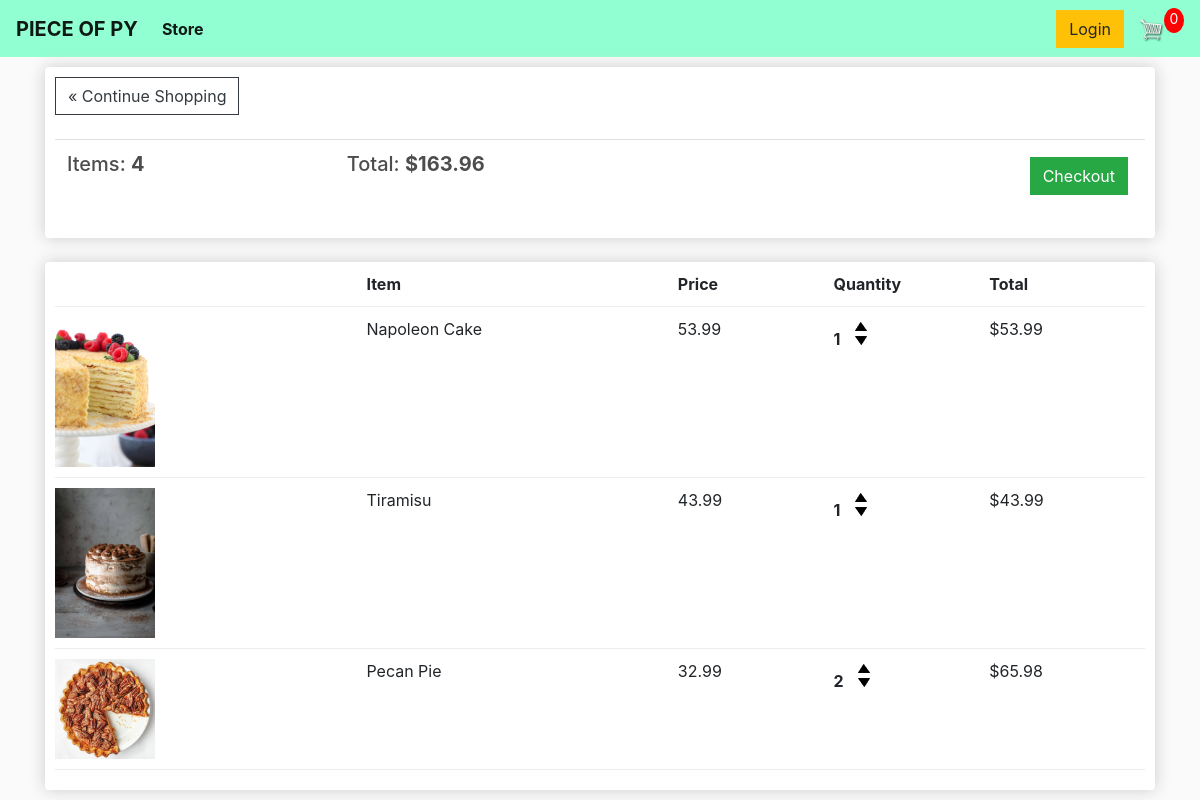
The page /cart/ (signed in) on the database as committed earlier.
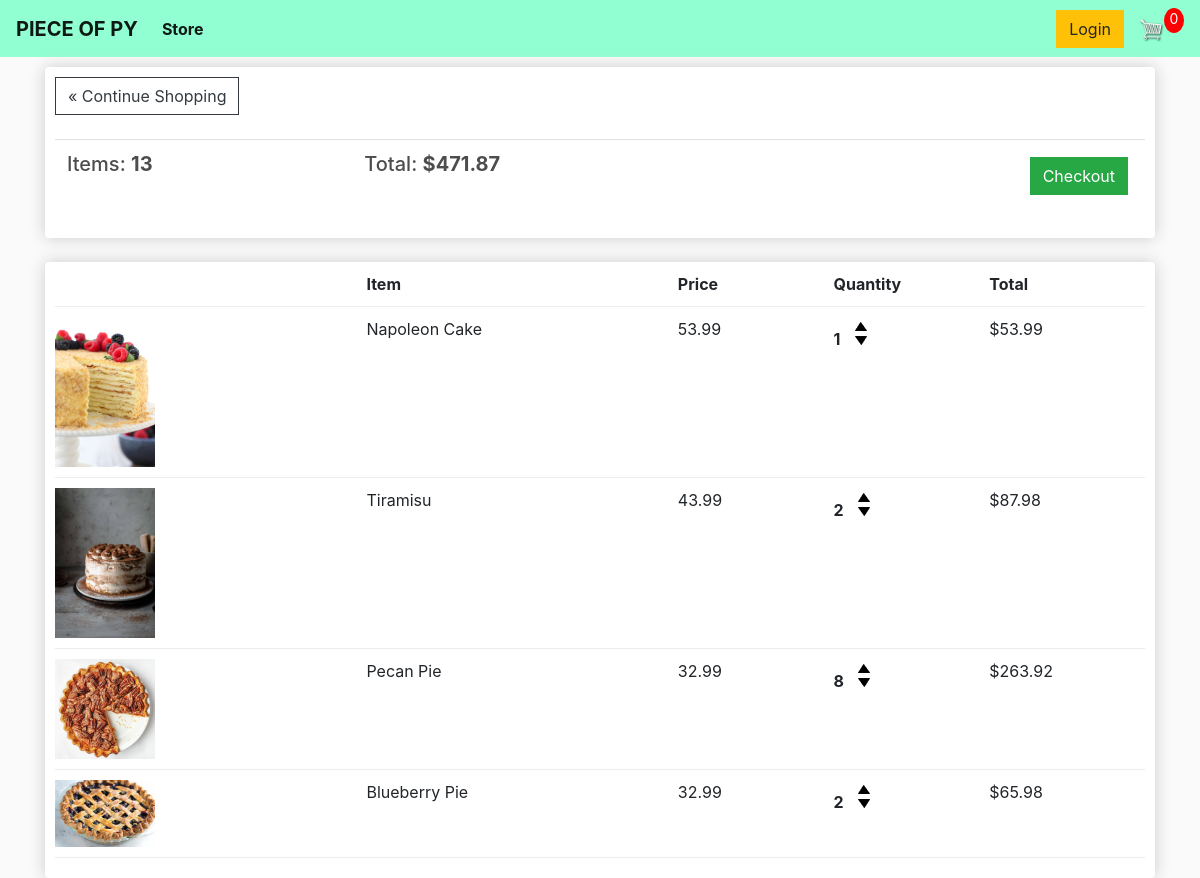
The same page on the database as committed later.
### store/models.py (models this page shows, shortened)
class Order(models.Model):
	customer = models.ForeignKey(Customer, on_delete=models.SET_NULL, null=True, blank=True)
	date_ordered = models.DateTimeField(auto_now_add=True)
	complete = models.BooleanField(default=False, null=True, blank=False)
	transaction_id = models.CharField(max_length=100, null=True)
	@property
	def get_cart_total(self):
		orderitems = self.orderitem_set.all()
		total = sum([item.get_total for item in orderitems])
		return total
	@property
	def get_cart_items(self):
		orderitems = self.orderitem_set.all()
		total = sum([item.quantity for item in orderitems])
		return total

class OrderItem(models.Model):
	product = models.ForeignKey(Product, on_delete=models.SET_NULL, blank=True, null=True)
	order = models.ForeignKey(Order, on_delete=models.SET_NULL, blank=True, null=True)
	quantity = models.IntegerField(default=0, null=True, blank=True)
	date_added = models.DateTimeField(auto_now_add=True)
	@property
	def get_total(self):
		total = self.product.price * self.quantity
		return total

class Product(models.Model):
  name = models.CharField(max_length=200, null=True)
  price = models.FloatField()
  digital = models.BooleanField(default=False, null=True, blank=True)
  image = models.ImageField(blank=True, null=True)
  @property
  def imageURL(self):
    try:
      url = self.image.url
    except:
      url = ''
    return url

### store/views.py (the view)
# urls.py: path('cart/', views.cart, name="cart"),
def cart(request):
	if request.user.is_authenticated:
		customer = request.user.customer
		order, created = Order.objects.get_or_create(customer=customer, complete=False)
		items = order.orderitem_set.all()
	else:
		items = []
		order = {'get_cart_total': 0, 'get_cart_items': 0}
	context = {'items':items, 'order':order}
	return render(request, 'store/cart.html', context)

### store/templates/store/cart.html
{% extends 'store/main.html' %} {% load static %} {% block content %}
<div class="row">
  <div class="col-lg-12">
    <div class="box-element">
      <a class="btn btn-outline-dark" href="{% url 'store' %}"
        >&#171; Continue Shopping</a
      >
      <br />
      <br />
      <table class="table">
        <tr>
          <th>
            <h5>Items: <strong>{{order.get_cart_items}}</strong></h5>
          </th>
          <th>
            <h5>Total: <strong>${{order.get_cart_total|floatformat:2}}</strong></h5>
          </th>
          <th>
            <a
              style="float: right; margin: 5px"
              class="btn btn-success"
              href="{% url 'checkout' %}"
              >Checkout</a
            >
          </th>
        </tr>
      </table>
    </div>
    <br />
    <div class="box-element">
      <div class="cart-row">
        <div style="flex: 2"></div>
        <div style="flex: 2"><strong>Item</strong></div>
        <div style="flex: 1"><strong>Price</strong></div>
        <div style="flex: 1"><strong>Quantity</strong></div>
        <div style="flex: 1"><strong>Total</strong></div>
      </div>
      {% for item in items %}
      <div class="cart-row">
        <div style="flex: 2"><img class="row-image" src="{{item.product.imageURL}}" alt=""></div>
        <div style="flex: 2">{{item.product.name}}</div>
        <div style="flex:1"><p>{{item.product.price|floatformat:2}}</p></div>
					<div style="flex:1">
						<p class="quantity">{{item.quantity}}</p>
						<div class="quantity">
							<img class="chg-quantity" src="{% static  'images/arrow-up.png' %}">
							<img class="chg-quantity" src="{% static  'images/arrow-down.png' %}">
						</div>
					</div>
					<div style="flex:1">${{item.get_total}}</div>
      </div>
      {% endfor %}
    </div>
  </div>
</div>
{% endblock content %}

### store/templates/store/main.html (shortened to what this page needs)
<!DOCTYPE html>
{% load static %}
<html lang="en">
<head>
  <link rel="stylesheet" href="https://stackpath.bootstrapcdn.com/bootstrap/4.4.1/css/bootstrap.min.css">
  <link rel="stylesheet" type="text/css" href="{% static 'css/main.css' %}">
</head>
<body>
  <nav class="navbar navbar-expand-lg navbar-light" style="background-color: #91FFD1; background-image: url('https://res.cloudinary.com/dmxibubc5/image/upload/v1608873099/more-leaves_gzrjcc.png');">
  <a class="navbar-brand" href="{% url 'store' %}"><strong style="text-transform: uppercase">Piece of Py</strong></a>
  <div class="collapse navbar-collapse" id="navbarSupportedContent">
    <ul class="navbar-nav mr-auto">
      <li class="nav-item active">
        <a class="nav-link" href="{% url 'store' %}"><strong>Store </strong><span class="sr-only">(current)</span></a>
      </li>
    </ul>
    <div class="form-inline my-2 my-lg-0">
	     	<a href="#"class="btn btn-warning">Login</a>
	     	<a href="{% url 'cart' %}">
	    		<img  id="cart-icon" src="{% static 'images/cart.png' %}">
	    	</a>
	    	<p id="cart-total">0</p>
	    </div>
  </div>
</nav>
  <div class="container">
    {% block content %}
    {% endblock content %}
  </div>
</body>
</html>
</body>
</html>

### static/css/main.css (style rules this page uses)
body { background-color: hsl(0, 0%, 98%); }
h1,h2,h3,h4,h5,h6 { color:hsl(0, 0%, 30%); }
.box-element { box-shadow:hsl(0, 0%, 80%) 0 0 16px; background-color: #fff; border-radius: 4px; padding: 10px; }
#cart-icon { width:25px; display: inline-block; margin-left: 15px; }
#cart-total { display: block; text-align: center; color:#fff; background-color: red; width: 20px; height: 25px; border-radius: 50%; font-size: 14px; }
.col-lg-4, .col-lg-6, .col-lg-8, .col-lg-12 { margin-top: 10px; }
.btn { border-radius: 0; }
.row-image { width: 100px; }
.cart-row { display: flex; align-items: flex-stretch; padding-bottom: 10px; margin-bottom: 10px; border-bottom: 1px solid #ececec; }
.quantity { display: inline-block; font-weight: 700; padding-right:10px; }
.chg-quantity { width: 12px; cursor: pointer; display: block; margin-top: 5px; transition:.1s; }

Rows that differ between the two databases and show on the page:
changed through a linked row, Order: get_cart_items "4" → "13"; get_cart_total "163.96" → "471.87"
changed OrderItem "Tiramisu": quantity "1" → "2"; get_total "43.99" → "87.98"
changed OrderItem "Pecan Pie": quantity "2" → "8"; get_total "65.98" → "263.92"
added OrderItem: product.imageURL (picture), product.name "Blueberry Pie", product.price "32.99", quantity "2", get_total "65.98"
